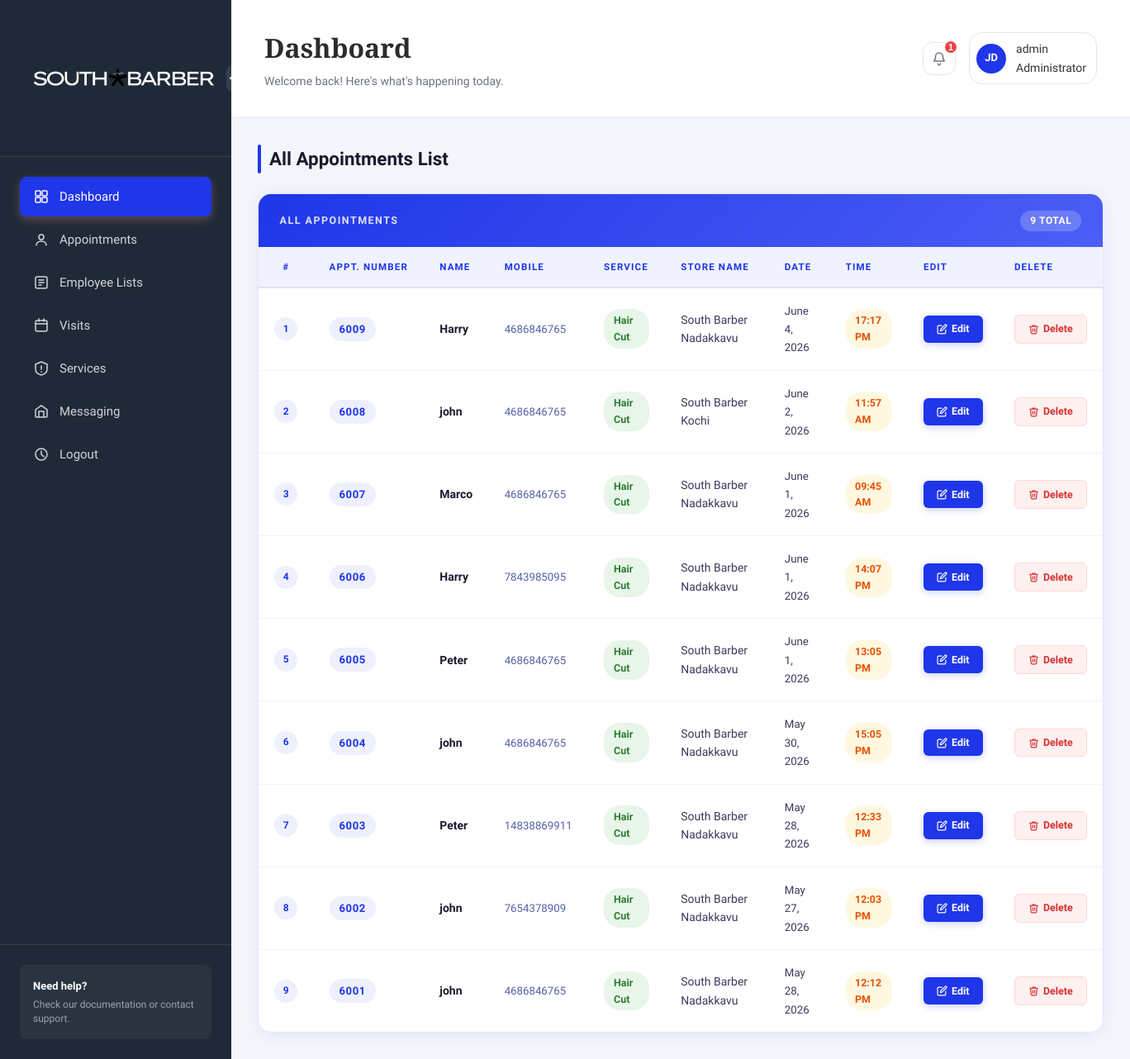
The app's page /adminsection/allappointment/ (signed in), older data.
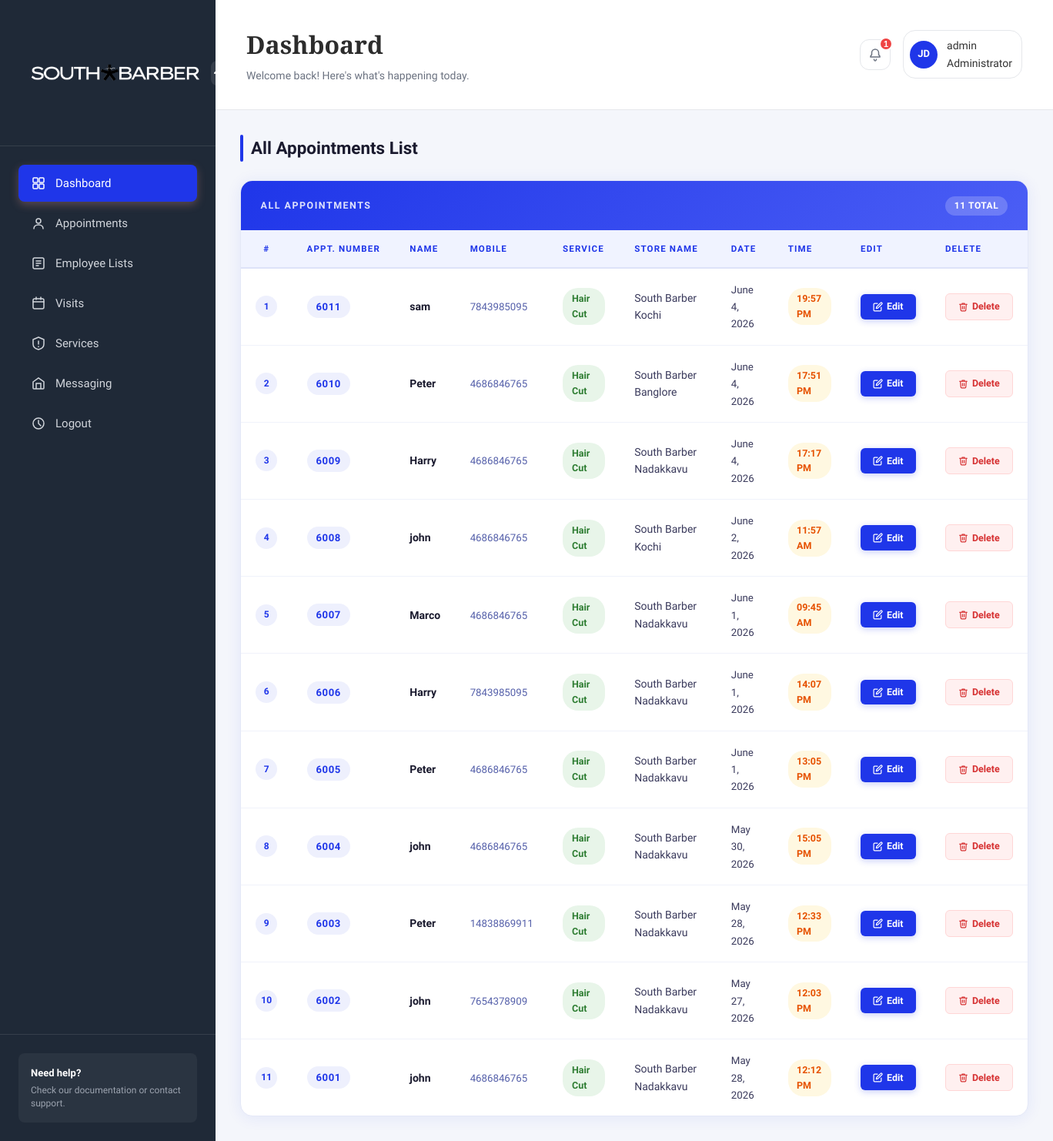
The same page, newer data.
### adminsection/models.py (models this page shows, shortened)
class User(AbstractUser):
    ROLE_CHOICES = (
        ('ADMIN', 'Admin'),
        ('MANAGER', 'Manager'),
        ('EMPLOYEE', 'Employee'),
        ('CUSTOMER', 'Customer'),
    )
    Role = models.CharField(max_length=20, choices=ROLE_CHOICES)
    Store = models.ForeignKey(Store, on_delete=models.SET_NULL, null=True, blank=True)

class Service(models.Model):
    ServiceName = models.CharField(max_length=25)
    Cost = models.PositiveIntegerField()
    TimeStamp = models.DateTimeField(auto_now_add=True)
    def __str__(self):
        return self.ServiceName

class Store(models.Model):
    StoreID = models.UUIDField(default=uuid.uuid4, editable=False, unique=True)
    StoreName = models.CharField(max_length=100)
    Address = models.TextField()
    City = models.CharField(max_length=50)
    State = models.CharField(max_length=50)
    Pincode = models.CharField(max_length=10)
    Phone = models.CharField(max_length=15)
    CreatedAt = models.DateTimeField(auto_now_add=True)
    def __str__(self):
        return self.StoreName

### parlour/models.py (models this page shows, shortened)
class Appointment(models.Model):
    Store = models.ForeignKey(Store, on_delete=models.CASCADE)
    Name = models.CharField(max_length=50)
    Email = models.EmailField()
    PhoneNumber = models.CharField(max_length=11)
    Service = models.ForeignKey(Service, on_delete=models.CASCADE)
    Note = models.TextField(blank=True)
    AppointmentDate = models.DateField()
    AppointmentTime = models.TimeField()
    ApplyDate = models.DateTimeField(auto_now_add=True)
    RemarkDate = models.DateTimeField(auto_now=True)
    AppointmentNumber = models.IntegerField(null=True, blank=True)
    REMARK_CHOICES = (
        ('1', 'Accepted'),
        ('0', 'Rejected'),
    )
    Remark = models.CharField(max_length=1, choices=REMARK_CHOICES, blank=True)

### adminsection/views.py (the view)
# urls.py: path('allappointment/', views.allappointment, name='allappointment'),
@staff_member_required
def allappointment(request):
    Appointments = Appointment.objects.order_by('-ApplyDate')
    context = {
        'Appointments': Appointments
    }
    return render(request, 'adminsection/appointments.html', context)

### templates/adminsection/appointments.html (shortened to what this page needs)
{% extends 'adminsection/base.html' %}
{% load static %}
{% block content %}
<div class="appt-wrapper">
  <div class="appt-header">
    <h3>All Appointments List</h3>
  </div>
  <div class="appt-card">
    <div class="appt-card-top">
      <span>All Appointments</span>
      <span class="count-badge">{{ Appointments|length }} total</span>
    </div>
    <table class="appt-table">
      <thead>
        <tr>
          <th>#</th>
          <th>Appt. Number</th>
          <th>Name</th>
          <th>Mobile</th>
          <th>Service</th>
          <th>Store Name</th>
          <th>Date</th>
          <th>Time</th>
          <th>Edit</th>
          <th>Delete</th>
        </tr>
      </thead>
      <tbody>
        {% for list in Appointments %}
        <tr>
          <td><span class="row-num">{{ forloop.counter }}</span></td>
          <td><span class="appt-number">{{ list.AppointmentNumber }}</span></td>
          <td><span class="client-name">{{ list.Name }}</span></td>
          <td><span class="phone-num">{{ list.PhoneNumber }}</span></td>
          <td><span class="service-badge">{{ list.Service }}</span></td>
           <td><span class="store-badge">{{ list.Store }}</span></td>
          <td><span class="appt-date">{{ list.AppointmentDate }}</span></td>
          <td><span class="appt-time">{{ list.AppointmentTime|date:"H:i A" }}</span></td>
          <td>
            <a href="{% url 'viewappointment' list.id %}" class="btn-edit">
              <svg viewBox="0 0 24 24"><path d="M11 4H4a2 2 0 0 0-2 2v14a2 2 0 0 0 2 2h14a2 2 0 0 0 2-2v-7"/><path d="M18.5 2.5a2.121 2.121 0 0 1 3 3L12 15l-4 1 1-4 9.5-9.5z"/></svg>
              Edit
            </a>
          </td>
          <td>
            <a href="{% url 'deleteappointment' list.id %}" class="btn-delete"
               onclick="return confirm('Are you sure you want to delete this appointment?');">
              <svg viewBox="0 0 24 24"><polyline points="3 6 5 6 21 6"/><path d="M19 6l-1 14a2 2 0 0 1-2 2H8a2 2 0 0 1-2-2L5 6"/><path d="M10 11v6"/><path d="M14 11v6"/><path d="M9 6V4h6v2"/></svg>
              Delete
            </a>
          </td>
        </tr>
        {% empty %}
        <tr>
          <td colspan="9" class="empty-state">No appointments found.</td>
        </tr>
        {% endfor %}
      </tbody>
    </table>
  </div>
</div>
{% endblock %}

### templates/adminsection/base.html (shortened to what this page needs)
{% load static %}
<!DOCTYPE html>
<html lang="en">
<head>
    <link rel="stylesheet" href="{% static 'css/styles.css' %}">
    <link rel="stylesheet" href="https://cdnjs.cloudflare.com/ajax/libs/font-awesome/6.0.0/css/all.min.css">
</head>
<body>
    <html class="app-container">
        <aside class="sidebar">
            <div class="sidebar-header">
                <div class="logo">
                    <img src="{% static 'images/SOUTH BARBER LOGO.png' %}" alt="South Barber Logo" style="width:250px; height:125px;">
                </div>
                <button class="sidebar-toggle">
                    <svg width="20" height="20" viewBox="0 0 20 20" fill="none">
                        <path d="M15 10L10 5L5 10" stroke="currentColor" stroke-width="2" stroke-linecap="round"/>
                    </svg>
                </button>
            </div>
            <nav class="sidebar-nav">
                <a href="{% url 'dashboard' %}" class="nav-item active">
                    <span>Dashboard</span>
                </a>
                <a href="{% url 'allappointment' %}" class="nav-item">
                    <svg width="20" height="20" viewBox="0 0 20 20" fill="none">
                        <circle cx="10" cy="7" r="3" stroke="currentColor" stroke-width="1.5"/>
                        <path d="M4 17C4 14 6.5 12 10 12C13.5 12 16 14 16 17" stroke="currentColor" stroke-width="1.5" stroke-linecap="round"/>
                    </svg>
                    <span>Appointments</span>
                </a>
                <a href="{% url 'employeelist' %}" class="nav-item">
                    <svg width="20" height="20" viewBox="0 0 20 20" fill="none">
                        <rect x="3" y="3" width="14" height="14" rx="2" stroke="currentColor" stroke-width="1.5"/>
                        <path d="M7 7H13M7 10H13M7 13H10" stroke="currentColor" stroke-width="1.5" stroke-linecap="round"/>
                    </svg>
                    <span>Employee Lists</span>
                </a>
                <a href="{% url 'customerlist' %}" class="nav-item">
                    <svg width="20" height="20" viewBox="0 0 20 20" fill="none">
                        <rect x="3" y="4" width="14" height="13" rx="2" stroke="currentColor" stroke-width="1.5"/>
                        <path d="M7 2V5M13 2V5M3 8H17" stroke="currentColor" stroke-width="1.5" stroke-linecap="round"/>
                    </svg>
                    <span>Visits</span>
                </a>
                <a href="{% url 'manageservices' %}" class="nav-item">
                    <svg width="20" height="20" viewBox="0 0 20 20" fill="none">
                        <path d="M3 5L10 2L17 5V11C17 14.5 14 17 10 18C6 17 3 14.5 3 11V5Z" stroke="currentColor" stroke-width="1.5" stroke-linejoin="round"/>
                        <path d="M10 7V11M10 14V14.5" stroke="currentColor" stroke-width="1.5" stroke-linecap="round"/>
                    </svg>
                    <span>Services</span>
                </a>
                <a href="#" class="nav-item">
                    <svg width="20" height="20" viewBox="0 0 20 20" fill="none">
                        <path d="M3 8L10 3L17 8V16C17 16.5 16.5 17 16 17H4C3.5 17 3 16.5 3 16V8Z" stroke="currentColor" stroke-width="1.5"/>
                        <path d="M13 17V10H7V17" stroke="currentColor" stroke-width="1.5"/>
                    </svg>
                    <span>Messaging</span>
                </a>
                <a href="{% url 'logout' %}" class="nav-item">
                    <svg width="20" height="20" viewBox="0 0 20 20" fill="none">
                        <circle cx="10" cy="10" r="7" stroke="currentColor" stroke-width="1.5"/>
                        <path d="M10 6V10L13 13" stroke="currentColor" stroke-width="1.5" stroke-linecap="round"/>
                    </svg>
                    <span>Logout</span>
                </a>
            </nav>
            <div class="sidebar-footer">
                <div class="help-section">
                    <p class="help-title">Need help?</p>
                    <p class="help-text">Check our documentation or contact support.</p>
                </div>
            </div>
        </aside>
        <main class="main-content">
            <header class="header">
                <div class="header-left">
                    <h1 class="page-title">Dashboard</h1>
                    <p class="page-subtitle">Welcome back! Here's what's happening today.</p>
                </div>
                <div class="header-right">
                    <button class="notification-btn">
                        <svg width="20" height="20" viewBox="0 0 20 20" fill="none">
                            <path d="M10 3C7.5 3 5.5 5 5.5 7.5V10L4 12V13H16V12L14.5 10V7.5C14.5 5 12.5 3 10 3Z" stroke="currentColor" stroke-width="1.5"/>
                            <path d="M8.5 16C8.5 17 9.5 18 10 18C10.5 18 11.5 17 11.5 16" stroke="currentColor" stroke-width="1.5" stroke-linecap="round"/>
                        </svg>
                        <span class="notification-badge">1</span>
                    </button>
                    <div class="user-menu">
                        {% if request.user.is_authenticated %}
                        <div class="user-avatar">JD</div>
                        <span class="user-name">
                            <p>{{ user.username }}</p>
                            {% if request.user.is_superuser %}
                            <span>Administrator </span>
                            {% else %}
                            <span>Staff</span>
                            {% endif %}
                                </span>
                        </div>
                        {% endif %}
                </div>
            </header>
            {% block content %}
            {% endblock %}
    </main>
</html>

### templates/adminsection/appointments.html (style rules this page uses)
.appt-wrapper { padding: 2rem; background: #f4f6fb; min-height: 100vh; }
.appt-header { display: flex; align-items: center; justify-content: space-between; margin-bottom: 1.5rem; }
.appt-header h3 { font-size: 1.4rem; font-weight: 700; color: #1a1a2e; margin: 0; position: relative; padding-left: 14px; }
.appt-header h3::before { content: ''; position: absolute; left: 0; top: 50%; transform: translateY(-50%); width: 4px; height: 100%; background: #1f36e9; border-radius: 4px; }
.appt-card { background: #ffffff; border-radius: 16px; overflow: hidden; box-shadow: 0 2px 20px rgba(31, 54, 233, 0.08); border: 1px solid #e4e8f7; }
.appt-card-top { background: linear-gradient(135deg, #1f36e9 0%, #4b5ef5 100%); padding: 1.2rem 1.6rem; display: flex; align-items: center; justify-content: space-between; }
.appt-card-top span { color: rgba(255,255,255,0.85); font-size: 0.78rem; letter-spacing: 0.12em; text-transform: uppercase; font-weight: 600; }
.appt-card-top .count-badge { background: rgba(255,255,255,0.2); color: #fff; font-size: 0.75rem; font-weight: 700; padding: 0.2rem 0.75rem; border-radius: 20px; letter-spacing: 0.05em; }
.appt-table { width: 100%; border-collapse: collapse; font-size: 0.875rem; }
.appt-table thead tr { background: #f0f3ff; border-bottom: 2px solid #dde2f8; }
.appt-table thead th { padding: 0.9rem 1.2rem; font-size: 0.72rem; font-weight: 700; letter-spacing: 0.1em; text-transform: uppercase; color: #1f36e9; text-align: left; white-space: nowrap; }
.appt-table thead th:first-child { width: 52px; text-align: center; }
.appt-table tbody tr { border-bottom: 1px solid #f0f2fb; transition: background 0.15s; }
.appt-table tbody tr:last-child { border-bottom: none; }
.appt-table td { padding: 1rem 1.2rem; color: #3a3a5c; vertical-align: middle; }
.appt-table td:first-child { text-align: center; }
.row-num { display: inline-flex; align-items: center; justify-content: center; width: 28px; height: 28px; background: #eef0fd; border-radius: 50%; font-size: 0.75rem; font-weight: 700; color: #1f36e9; }
.appt-number { display: inline-flex; align-items: center; background: #eef0fd; color: #1f36e9; font-weight: 700; font-size: 0.82rem; padding: 0.25rem 0.75rem; border-radius: 20px; letter-spacing: 0.04em; }
.client-name { font-weight: 600; color: #1a1a2e; }
.phone-num { color: #5560aa; font-size: 0.83rem; font-weight: 500; }
.service-badge { display: inline-flex; align-items: center; background: #e8f5e9; color: #2e7d32; font-size: 0.78rem; font-weight: 600; padding: 0.25rem 0.75rem; border-radius: 20px; }
.appt-date { color: #3a3a5c; font-weight: 500; font-size: 0.83rem; }
.appt-time { display: inline-flex; align-items: center; gap: 4px; background: #fff8e1; color: #e65100; font-size: 0.78rem; font-weight: 600; padding: 0.25rem 0.7rem; border-radius: 20px; }
.btn-edit { display: inline-flex; align-items: center; gap: 5px; background: #1f36e9; color: #fff; font-size: 0.78rem; font-weight: 600; padding: 0.4rem 1rem; border-radius: 6px; text-decoration: none; border: none; transition: background 0.18s, transform 0.12s; box-shadow: 0 2px 8px rgba(31, 54, 233, 0.25); }
.btn-edit svg { width: 13px; height: 13px; stroke: #fff; fill: none; stroke-width: 2.2; stroke-linecap: round; stroke-linejoin: round; }
.btn-delete { display: inline-flex; align-items: center; gap: 5px; background: #fff0f0; color: #d63031; font-size: 0.78rem; font-weight: 600; padding: 0.4rem 1rem; border-radius: 6px; text-decoration: none; border: 1px solid #ffd6d6; transition: background 0.18s, transform 0.12s, color 0.18s; }
.btn-delete svg { width: 13px; height: 13px; stroke: currentColor; fill: none; stroke-width: 2.2; stroke-linecap: round; stroke-linejoin: round; }

Row changes from the older to the newer data that the page shows:
added Appointment: AppointmentNumber "6011", Name "sam", PhoneNumber "7843985095", Service "Hair Cut", Store "South Barber Kochi", AppointmentDate "June 4, 2026", AppointmentTime "19:57 PM"
added Appointment: AppointmentNumber "6010", Name "Peter", PhoneNumber "4686846765", Service "Hair Cut", Store "South Barber Banglore", AppointmentDate "June 4, 2026", AppointmentTime "17:51 PM"
Text that changed along with them:
{{ Appointments|length }}: "9" → "11"
